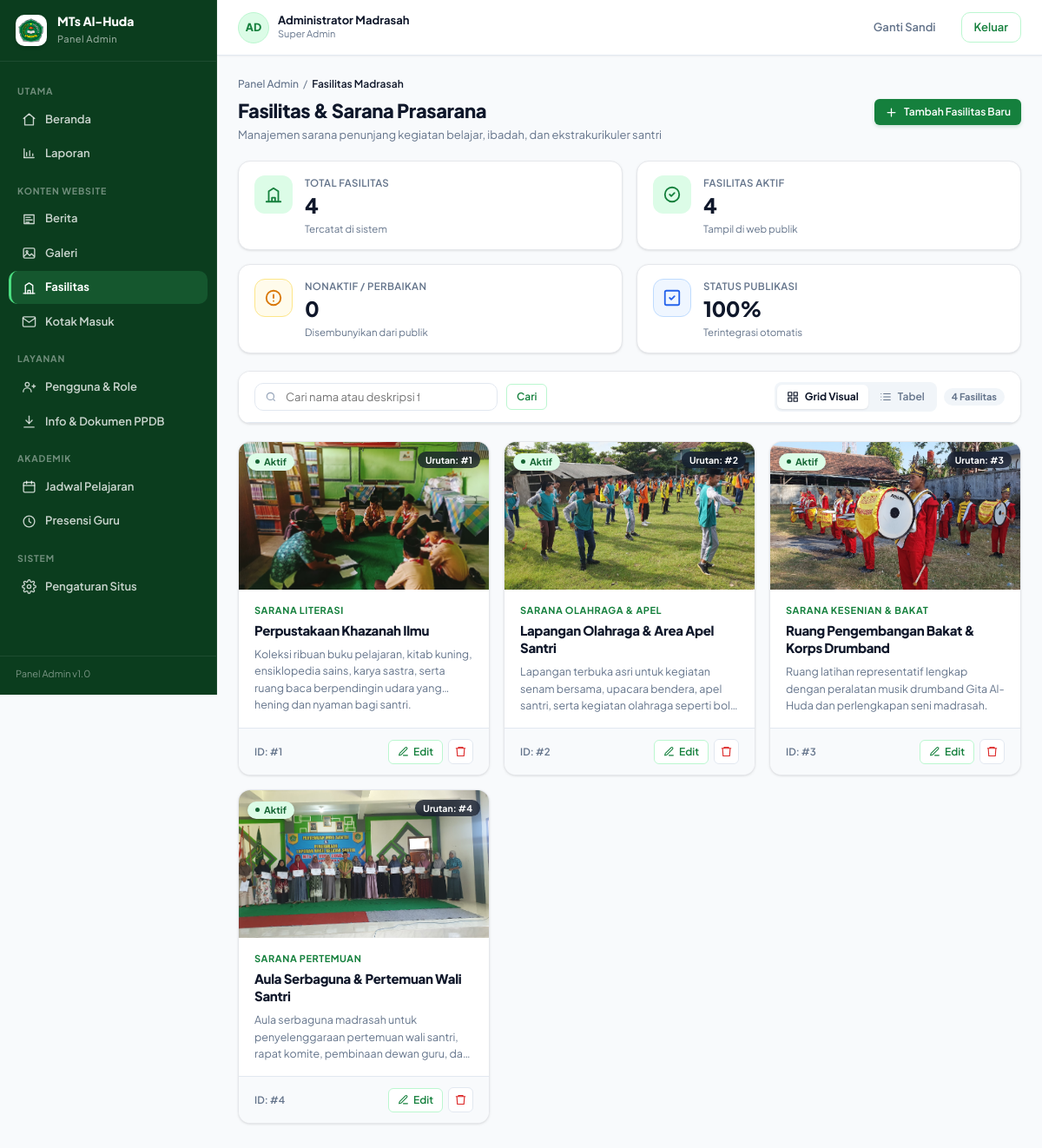
/admin/fasilitas (signed in), run on the app's committed database.
### tables this page shows
CREATE TABLE `pengguna` (
  `id` bigint unsigned NOT NULL AUTO_INCREMENT,
  `username` varchar(60) NOT NULL,
  `email` varchar(160) DEFAULT NULL,
  `password_hash` varchar(255) NOT NULL,
  `name` varchar(120) NOT NULL,
  `nama` varchar(120) DEFAULT NULL,
  `role` enum('admin','operator','kepala','guru','siswa') NOT NULL DEFAULT 'siswa',
  `role_label` varchar(50) DEFAULT NULL,
  `phone` varchar(30) DEFAULT NULL,
  `telepon` varchar(30) DEFAULT NULL,
  `avatar_path` varchar(255) DEFAULT NULL,
  `foto_url` varchar(255) DEFAULT NULL,
  `is_active` tinyint(1) NOT NULL DEFAULT '1',
  `must_change_password` tinyint(1) NOT NULL DEFAULT '0',
  `failed_login_attempts` tinyint unsigned NOT NULL DEFAULT '0',
  `locked_until` datetime DEFAULT NULL,
  `last_login_at` datetime DEFAULT NULL,
  `last_login_ip` varchar(45) DEFAULT NULL,
  `created_at` datetime NOT NULL DEFAULT CURRENT_TIMESTAMP,
  `updated_at` datetime NOT NULL DEFAULT CURRENT_TIMESTAMP ON UPDATE CURRENT_TIMESTAMP,
  `deleted_at` datetime DEFAULT NULL,
  PRIMARY KEY (`id`),
  UNIQUE KEY `uq_pengguna_username` (`username`),
  UNIQUE KEY `uq_pengguna_email` (`email`),
  KEY `idx_pengguna_role` (`role`,`is_active`)
);

CREATE TABLE `fasilitas` (
  `id` bigint unsigned NOT NULL AUTO_INCREMENT,
  `name` varchar(120) NOT NULL,
  `nama_fasilitas` varchar(120) NOT NULL,
  `slug` varchar(140) NOT NULL,
  `category` varchar(60) NOT NULL DEFAULT 'Sarana Pembelajaran',
  `description` text DEFAULT NULL,
  `deskripsi` text DEFAULT NULL,
  `image_path` varchar(255) DEFAULT NULL,
  `gambar` varchar(255) DEFAULT NULL,
  `condition` enum('sangat_baik','baik','rusak_ringan','rusak_berat') NOT NULL DEFAULT 'baik',
  `kondisi` enum('sangat_baik','baik','rusak_ringan','rusak_berat') NOT NULL DEFAULT 'baik',
  `quantity` smallint unsigned NOT NULL DEFAULT '1',
  `jumlah` smallint unsigned NOT NULL DEFAULT '1',
  `sort_order` int NOT NULL DEFAULT '0',
  `is_active` tinyint(1) NOT NULL DEFAULT '1',
  `created_at` datetime NOT NULL DEFAULT CURRENT_TIMESTAMP,
  `updated_at` datetime NOT NULL DEFAULT CURRENT_TIMESTAMP ON UPDATE CURRENT_TIMESTAMP,
  `deleted_at` datetime DEFAULT NULL,
  PRIMARY KEY (`id`),
  UNIQUE KEY `uq_fasilitas_slug` (`slug`)
);

### app/Views/admin/fasilitas/index.php (the view, shortened to what the rows shown need)
<?php
$facilitiesList = $data['facilities'] ?? $data['fasilitas'] ?? [];
$totalFac = count($facilitiesList);
$activeFac = count(array_filter($facilitiesList, fn($f) => (int) ($f['is_active'] ?? 0) === 1));
$inactiveFac = $totalFac - $activeFac;
?>
<div class="breadcrumb">
    <a href="<?= base_url('admin') ?>">Panel Admin</a> / <b>Fasilitas Madrasah</b>
</div>
<div class="page-head">
    <div>
        <h1>Fasilitas &amp; Sarana Prasarana</h1>
        <p>Manajemen sarana penunjang kegiatan belajar, ibadah, dan ekstrakurikuler santri</p>
    </div>
    <div class="actions">
        <a class="btn btn-primary btn-sm" href="<?= base_url('admin/fasilitas/create') ?>">
            <svg viewBox="0 0 24 24"><path d="M12 5v14M5 12h14"/></svg>
            Tambah Fasilitas Baru
        </a>
    </div>
</div>
<div class="grid grid-4" style="margin-bottom:20px">
    <div class="card stat">
        <div class="stat-icon">
            <svg viewBox="0 0 24 24"><path d="M3 21h18M6 21V8l6-4 6 4v13M10 21v-5h4v5"/></svg>
        </div>
        <div>
            <small>Total Fasilitas</small>
            <strong><?= $totalFac ?></strong>
            <div class="hint">Tercatat di sistem</div>
        </div>
    </div>
    <div class="card stat">
        <div class="stat-icon" style="background:#DCFCE7;color:#15803D">
            <svg viewBox="0 0 24 24"><circle cx="12" cy="12" r="9"/><path d="m9 12 2 2 4-4"/></svg>
        </div>
        <div>
            <small>Fasilitas Aktif</small>
            <strong><?= $activeFac ?></strong>
            <div class="hint">Tampil di web publik</div>
        </div>
    </div>
    <div class="card stat">
        <div class="stat-icon amber">
            <svg viewBox="0 0 24 24"><circle cx="12" cy="12" r="9"/><path d="M12 8v4M12 16h.01"/></svg>
        </div>
        <div>
            <small>Nonaktif / Perbaikan</small>
            <strong><?= $inactiveFac ?></strong>
            <div class="hint">Disembunyikan dari publik</div>
        </div>
    </div>
    <div class="card stat">
        <div class="stat-icon blue">
            <svg viewBox="0 0 24 24"><rect x="3" y="3" width="18" height="18" rx="2"/><path d="m9 12 2 2 4-4"/></svg>
        </div>
        <div>
            <small>Status Publikasi</small>
            <strong>100%</strong>
            <div class="hint">Terintegrasi otomatis</div>
        </div>
    </div>
</div>
<div class="card" style="margin-bottom:20px">
    <form method="get" action="<?= base_url('admin/fasilitas') ?>" class="toolbar">
        <div class="field-inline" style="min-width:280px">
            <svg viewBox="0 0 24 24"><circle cx="11" cy="11" r="7"/><path d="m20 20-3.5-3.5"/></svg>
            <input type="text" name="q" value="<?= htmlspecialchars($data['q'] ?? '', ENT_QUOTES, 'UTF-8') ?>" placeholder="Cari nama atau deskripsi fasilitas...">
        </div>
        <button type="submit" class="btn btn-outline btn-sm">Cari</button>
        <div class="right">
            <div style="display:flex;background:#F1F5F9;padding:3px;border-radius:8px;gap:2px">
                <button type="button" id="btnViewGrid" class="btn btn-sm" onclick="switchView('grid')" style="background:#fff;box-shadow:0 1px 2px rgba(0,0,0,.08);padding:5px 10px;font-weight:700;color:var(--text)">
                    <svg viewBox="0 0 24 24" style="width:14px;height:14px"><rect x="3" y="3" width="7" height="7"/><rect x="14" y="3" width="7" height="7"/><rect x="14" y="14" width="7" height="7"/><rect x="3" y="14" width="7" height="7"/></svg>
                    Grid Visual
                </button>
                <button type="button" id="btnViewTable" class="btn btn-sm btn-ghost" onclick="switchView('table')" style="padding:5px 10px">
                    <svg viewBox="0 0 24 24" style="width:14px;height:14px"><line x1="8" y1="6" x2="21" y2="6"/><line x1="8" y1="12" x2="21" y2="12"/><line x1="8" y1="18" x2="21" y2="18"/><line x1="3" y1="6" x2="3.01" y2="6"/><line x1="3" y1="12" x2="3.01" y2="12"/><line x1="3" y1="18" x2="3.01" y2="18"/></svg>
                    Tabel
                </button>
            </div>
            <span class="pill plain gray"><?= $totalFac ?> Fasilitas</span>
        </div>
    </form>
</div>
<div id="viewGrid" class="grid grid-3" style="margin-bottom:24px">
    <?php if (empty($facilitiesList)): ?>
        <div class="card" style="grid-column: 1 / -1; padding: 48px 20px; text-align: center; color: var(--gray)">
            <svg viewBox="0 0 24 24" style="width:40px;height:40px;stroke:#94A3B8;fill:none;stroke-width:1.8;margin:0 auto 10px;display:block"><path d="M3 21h18M6 21V8l6-4 6 4v13M10 21v-5h4v5"/></svg>
            <b style="font-size:15px;color:var(--text)">Belum ada data fasilitas yang sesuai.</b>
            <p style="margin-top:6px;font-size:13px">Silakan tambah fasilitas sarana &amp; prasarana baru.</p>
            <div style="margin-top:16px">
                <a href="<?= base_url('admin/fasilitas/create') ?>" class="btn btn-primary btn-sm">+ Tambah Fasilitas Sekarang</a>
            </div>
        </div>
    <?php else: ?>
        <?php foreach ($facilitiesList as $fac): ?>
            <div class="card" style="display:flex;flex-direction:column;transition:transform .2s ease, box-shadow .2s ease;">
                <div style="position:relative;height:170px;background:#E2E8F0;overflow:hidden">
                    <?php if (!empty($fac['image_path'])): ?>
                        <img src="<?= base_url($fac['image_path']) ?>" alt="<?= htmlspecialchars($fac['name'], ENT_QUOTES, 'UTF-8') ?>" style="width:100%;height:100%;object-fit:cover">
                    <?php endif; ?>
                    <div style="position:absolute;top:10px;left:10px">
                        <?php if ((int) $fac['is_active'] === 1): ?>
                            <span class="pill green" style="box-shadow:0 2px 4px rgba(0,0,0,.12)">Aktif</span>
                        <?php else: ?>
                            <span class="pill red" style="box-shadow:0 2px 4px rgba(0,0,0,.12)">Nonaktif</span>
                        <?php endif; ?>
                    </div>
                    <div style="position:absolute;top:10px;right:10px">
                        <span class="pill plain" style="background:rgba(15,23,42,.75);color:#fff;backdrop-filter:blur(4px);font-size:10.5px">
                            Urutan: #<?= (int) ($fac['sort_order'] ?? 0) ?>
                        </span>
                    </div>
                </div>
                <div style="padding:16px 18px;flex:1;display:flex;flex-direction:column">
                    <div style="font-size:11px;font-weight:700;color:var(--green);text-transform:uppercase;letter-spacing:.05em;margin-bottom:4px">
                        <?= htmlspecialchars($fac['category'] ?? $fac['icon'] ?? 'Gedung / Sarpras', ENT_QUOTES, 'UTF-8') ?>
                    </div>
                    <h3 style="font-size:15px;font-weight:800;color:var(--text);margin-bottom:8px;line-height:1.35">
                        <?= htmlspecialchars($fac['name'], ENT_QUOTES, 'UTF-8') ?>
                    </h3>
                    <p style="font-size:12.5px;color:var(--gray);line-height:1.55;display:-webkit-box;-webkit-line-clamp:3;-webkit-box-orient:vertical;overflow:hidden;flex:1">
                        <?= htmlspecialchars($fac['description'] ?? 'Belum ada deskripsi untuk fasilitas ini.', ENT_QUOTES, 'UTF-8') ?>
                    </p>
                </div>
                <div style="padding:12px 18px;background:#F8FAFC;border-top:1px solid var(--border);display:flex;align-items:center;justify-content:space-between">
                    <span style="font-size:11.5px;color:var(--gray);font-weight:600">ID: #<?= (int) $fac['id'] ?></span>
                    <div class="row-actions">
                        <a class="btn btn-outline btn-sm" href="<?= base_url('admin/fasilitas/edit/' . $fac['id']) ?>" style="padding:5px 10px;gap:5px">
                            <svg viewBox="0 0 24 24" style="width:13px;height:13px"><path d="M12 20h9"/><path d="M16.5 3.5a2.1 2.1 0 0 1 3 3L7 19l-4 1 1-4z"/></svg>
                            Edit
                        </a>
                        <form method="post" action="<?= base_url('admin/fasilitas/delete/' . $fac['id']) ?>" onsubmit="return confirm('Apakah Anda yakin ingin menghapus fasilitas ini?');" style="margin:0">
                            <button type="submit" class="icon-btn" title="Hapus Fasilitas" style="color:#DC2626;width:29px;height:29px">
                                <svg viewBox="0 0 24 24"><path d="M3 6h18M8 6V4h8v2M19 6l-1 14H6L5 6"/></svg>
                            </button>
                        </form>
                    </div>
                </div>
            </div>
        <?php endforeach; ?>
    <?php endif; ?>
</div>
<?php
$data['content'] = ob_get_clean();
require_once __DIR__ . '/../../layouts/admin.php';

### app/Views/layouts/admin.php (shortened to what the rows shown need)
<?php require_once __DIR__ . '/../../helpers.php'; ?>
<!DOCTYPE html>
<html lang="id">
<head>
    <link rel="stylesheet" href="<?= base_url('css/admin.css?v=' . (file_exists(__DIR__ . '/../../../public/css/admin.css') ? filemtime(__DIR__ . '/../../../public/css/admin.css') : '1.1')) ?>">
</head>
<body>
<div class="shell">
    <aside class="sidebar">
        <div class="side-brand">
            <img src="<?= base_url('assets/images/LOGO_MTS 1.png') ?>" alt="Logo MTs Al-Huda">
            <div>
                <b>MTs Al-Huda</b>
                <span>Panel Admin</span>
            </div>
        </div>
        <?php
        $currRoute = current_route();
        $routeParts = $currRoute === '' ? [] : explode('/', $currRoute);
        $currPage = $routeParts[1] ?? 'dashboard';
        $activeMenu = $data['active_menu'] ?? ($currPage === '' ? 'dashboard' : $currPage);
        ?>
        <nav class="side-nav">
            <div class="side-group">Utama</div>
            <a class="side-link <?= in_array($activeMenu, ['dashboard', 'admin', ''], true) ? 'on' : '' ?>" href="<?= base_url('admin') ?>">
                <svg viewBox="0 0 24 24"><path d="M3 10.5 12 3l9 7.5"/><path d="M5 9.5V21h14V9.5"/></svg>
                Beranda
            </a>
            <a class="side-link <?= $activeMenu === 'laporan' ? 'on' : '' ?>" href="<?= base_url('admin/laporan') ?>">
                <svg viewBox="0 0 24 24"><path d="M4 19V5"/><path d="M4 19h16"/><path d="M8 16v-5M13 16V8M18 16v-3"/></svg>
                Laporan
            </a>
            <div class="side-group">Konten Website</div>
            <a class="side-link <?= $activeMenu === 'berita' ? 'on' : '' ?>" href="<?= base_url('admin/berita') ?>">
                <svg viewBox="0 0 24 24"><path d="M4 5h16v14H4z"/><path d="M7 9h7M7 13h10M7 17h5"/></svg>
                Berita
            </a>
            <a class="side-link <?= $activeMenu === 'galeri' ? 'on' : '' ?>" href="<?= base_url('admin/galeri') ?>">
                <svg viewBox="0 0 24 24"><rect x="3" y="4" width="18" height="16" rx="2"/><circle cx="8.5" cy="9.5" r="1.5"/><path d="m4 17 5-5 4 4 3-3 4 4"/></svg>
                Galeri
            </a>
            <a class="side-link <?= $activeMenu === 'fasilitas' ? 'on' : '' ?>" href="<?= base_url('admin/fasilitas') ?>">
                <svg viewBox="0 0 24 24"><path d="M3 21h18"/><path d="M6 21V8l6-4 6 4v13"/><path d="M10 21v-5h4v5"/></svg>
                Fasilitas
            </a>
            <a class="side-link <?= $activeMenu === 'kontak' ? 'on' : '' ?>" href="<?= base_url('admin/kontak') ?>">
                <svg viewBox="0 0 24 24"><path d="M4 4h16c1.1 0 2 .9 2 2v12c0 1.1-.9 2-2 2H4c-1.1 0-2-.9-2-2V6c0-1.1.9-2 2-2z"/><polyline points="22,6 12,13 2,6"/></svg>
                Kotak Masuk
            </a>
            <div class="side-group">Layanan</div>
            <a class="side-link <?= $activeMenu === 'pengguna' ? 'on' : '' ?>" href="<?= base_url('admin/pengguna') ?>">
                <svg viewBox="0 0 24 24"><circle cx="9" cy="8" r="3.2"/><path d="M2.5 20a6.5 6.5 0 0 1 13 0"/><path d="M17 11h5M19.5 8.5v5"/></svg>
                Pengguna &amp; Role
            </a>
            <a class="side-link <?= $activeMenu === 'ppdb' ? 'on' : '' ?>" href="<?= base_url('admin/ppdb') ?>">
                <svg viewBox="0 0 24 24"><path d="M12 3v12"/><path d="m7 10 5 5 5-5"/><path d="M4 21h16"/></svg>
                Info &amp; Dokumen PPDB
            </a>
            <div class="side-group">Akademik</div>
            <a class="side-link <?= $activeMenu === 'jadwal' ? 'on' : '' ?>" href="<?= base_url('admin/jadwal') ?>">
                <svg viewBox="0 0 24 24"><rect x="3" y="5" width="18" height="16" rx="2"/><path d="M3 10h18M8 3v4M16 3v4"/></svg>
                Jadwal Pelajaran
            </a>
            <a class="side-link <?= $activeMenu === 'presensi' ? 'on' : '' ?>" href="<?= base_url('admin/presensi') ?>">
                <svg viewBox="0 0 24 24"><circle cx="12" cy="12" r="9"/><path d="M12 7v5l3 2"/></svg>
                Presensi Guru
            </a>
            <div class="side-group">Sistem</div>
            <a class="side-link <?= $activeMenu === 'pengaturan' ? 'on' : '' ?>" href="<?= base_url('admin/pengaturan') ?>">
                Pengaturan Situs
            </a>
        </nav>
        <div class="side-foot">Panel Admin v1.0</div>
    </aside>
    <div class="main">
        <header class="topbar">
            <div class="top-user">
                <div class="avatar"><?= htmlspecialchars(strtoupper(mb_substr((string) ($data['user']['name'] ?? 'A'), 0, 2)), ENT_QUOTES, 'UTF-8') ?></div>
                <div>
                    <b><?= htmlspecialchars((string) ($data['user']['name'] ?? ''), ENT_QUOTES, 'UTF-8') ?></b>
                    <span><?= htmlspecialchars((string) ($data['role'] ?? ''), ENT_QUOTES, 'UTF-8') ?></span>
                </div>
            </div>
            <a class="btn btn-ghost" href="<?= base_url('admin/ganti-sandi') ?>">Ganti Sandi</a>
            <form method="post" action="<?= base_url('admin/logout') ?>" style="margin:0">
                <button type="submit" class="btn btn-outline">Keluar</button>
            </form>
        </header>
        <div class="content">
            <?= $data['content'] ?>
        </div>
    </div>
</div>
</body>
</html>

### data on the page
pengguna: name "AD", name "Administrator Madrasah", role_label "4"
fasilitas: image_path (picture), is_active "Aktif", sort_order "1", category "SARANA LITERASI", name "Perpustakaan Khazanah Ilmu", description "Koleksi ribuan buku pelajaran, kitab kuning, ensiklopedia sains, karya sastra, serta ruang baca berpendingin udara yang hening dan nyaman bagi santri.", id "1"
fasilitas: image_path (picture), is_active "Aktif", sort_order "2", category "SARANA OLAHRAGA & APEL", name "Lapangan Olahraga & Area Apel Santri", description "Lapangan terbuka asri untuk kegiatan senam bersama, upacara bendera, apel santri, serta kegiatan olahraga seperti…", id "2"
fasilitas: image_path (picture), is_active "Aktif", sort_order "3", category "SARANA KESENIAN & BAKAT", name "Ruang Pengembangan Bakat & Korps Drumband", description "Ruang latihan representatif lengkap dengan peralatan musik drumband Gita Al-Huda dan perlengkapan seni madrasah.", id "3"
fasilitas: image_path (picture), is_active "Aktif", sort_order "4", category "SARANA PERTEMUAN", name "Aula Serbaguna & Pertemuan Wali Santri", description "Aula serbaguna madrasah untuk penyelenggaraan pertemuan wali santri, rapat komite, pembinaan dewan guru,…", id "4"

### other printed values
$data['role'] "Super Admin"
$activeFac "4"
$inactiveFac "0"
